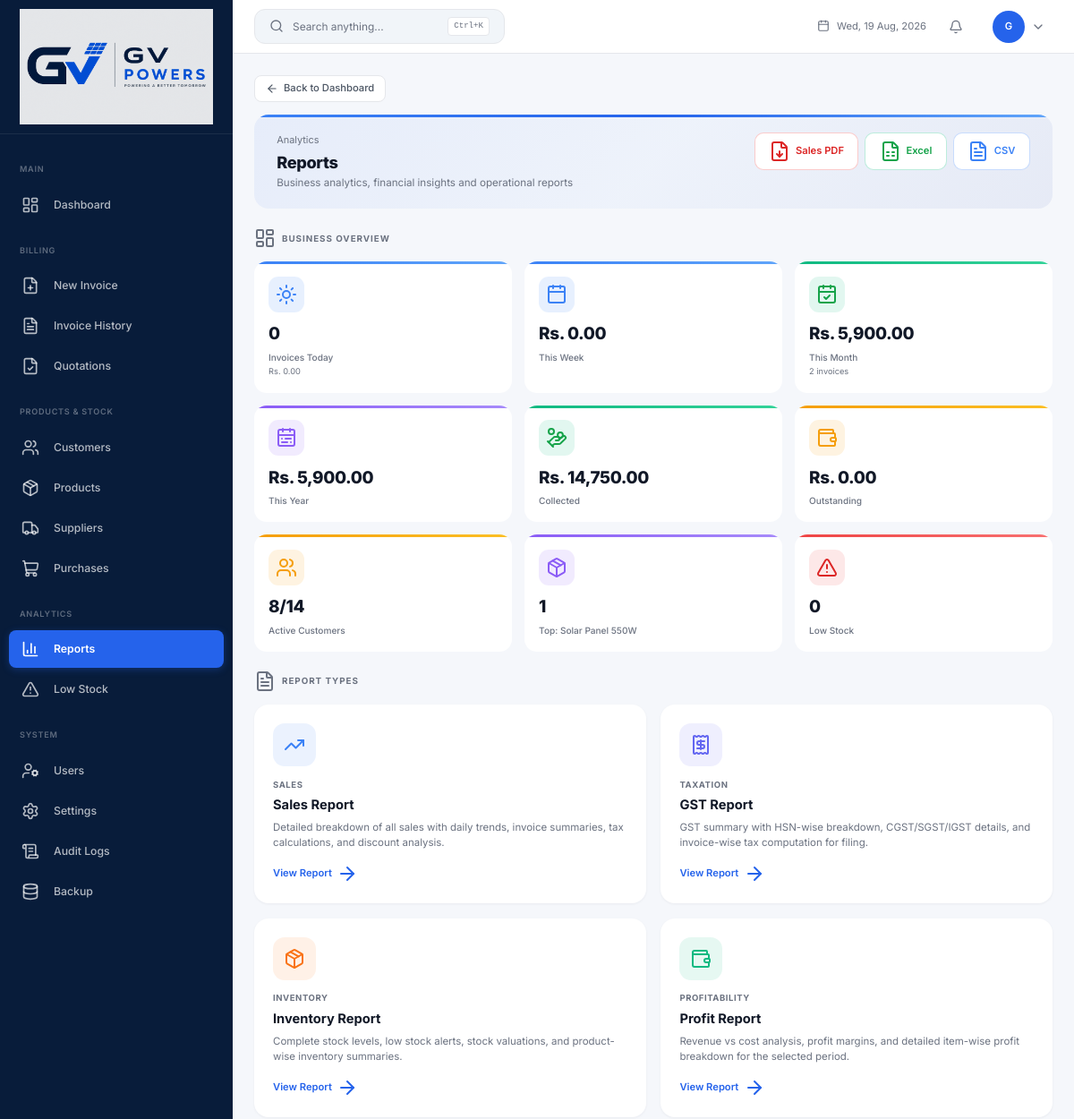
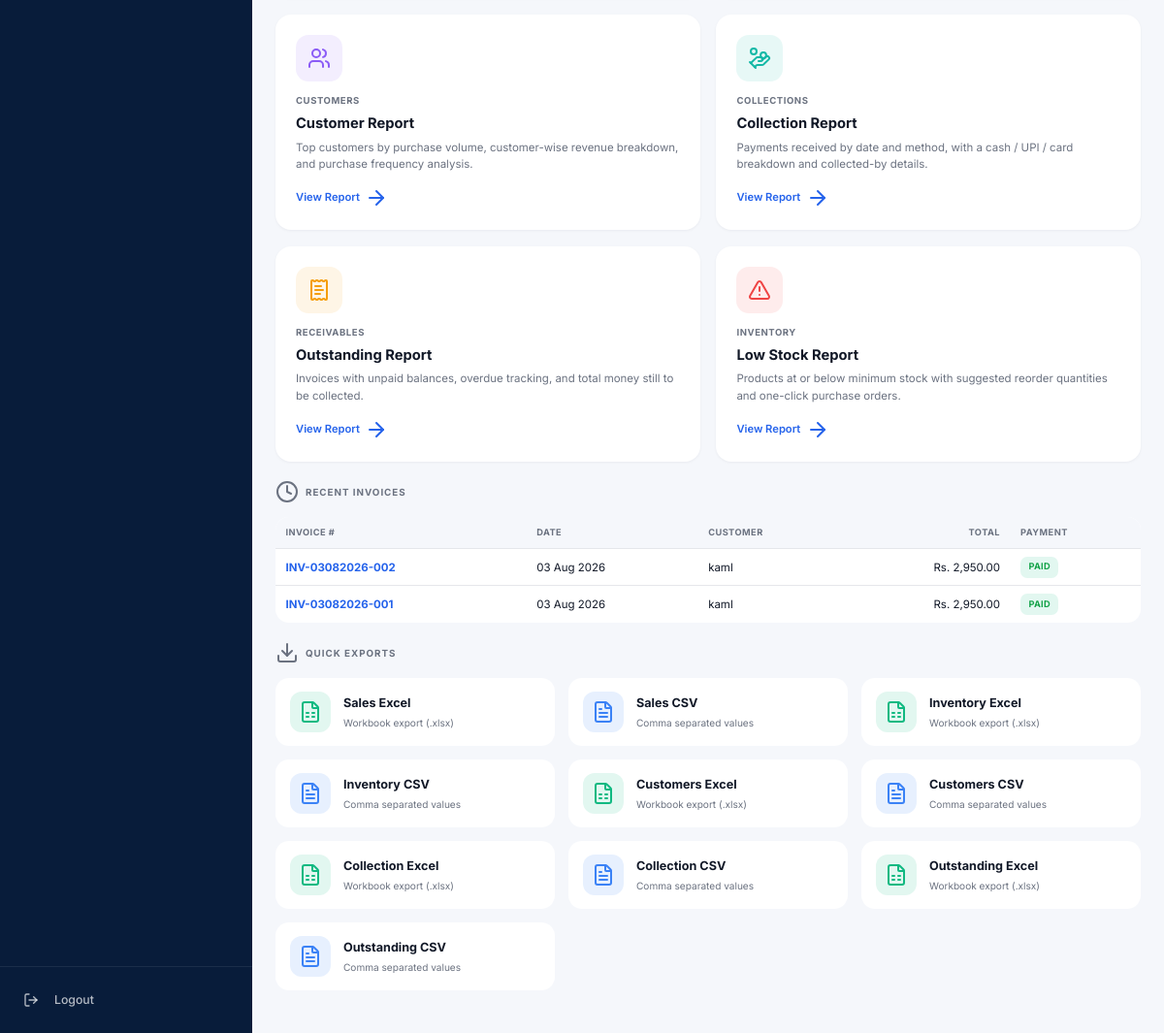
The app's page /reports (signed in), older data (2 pictures, top to bottom).
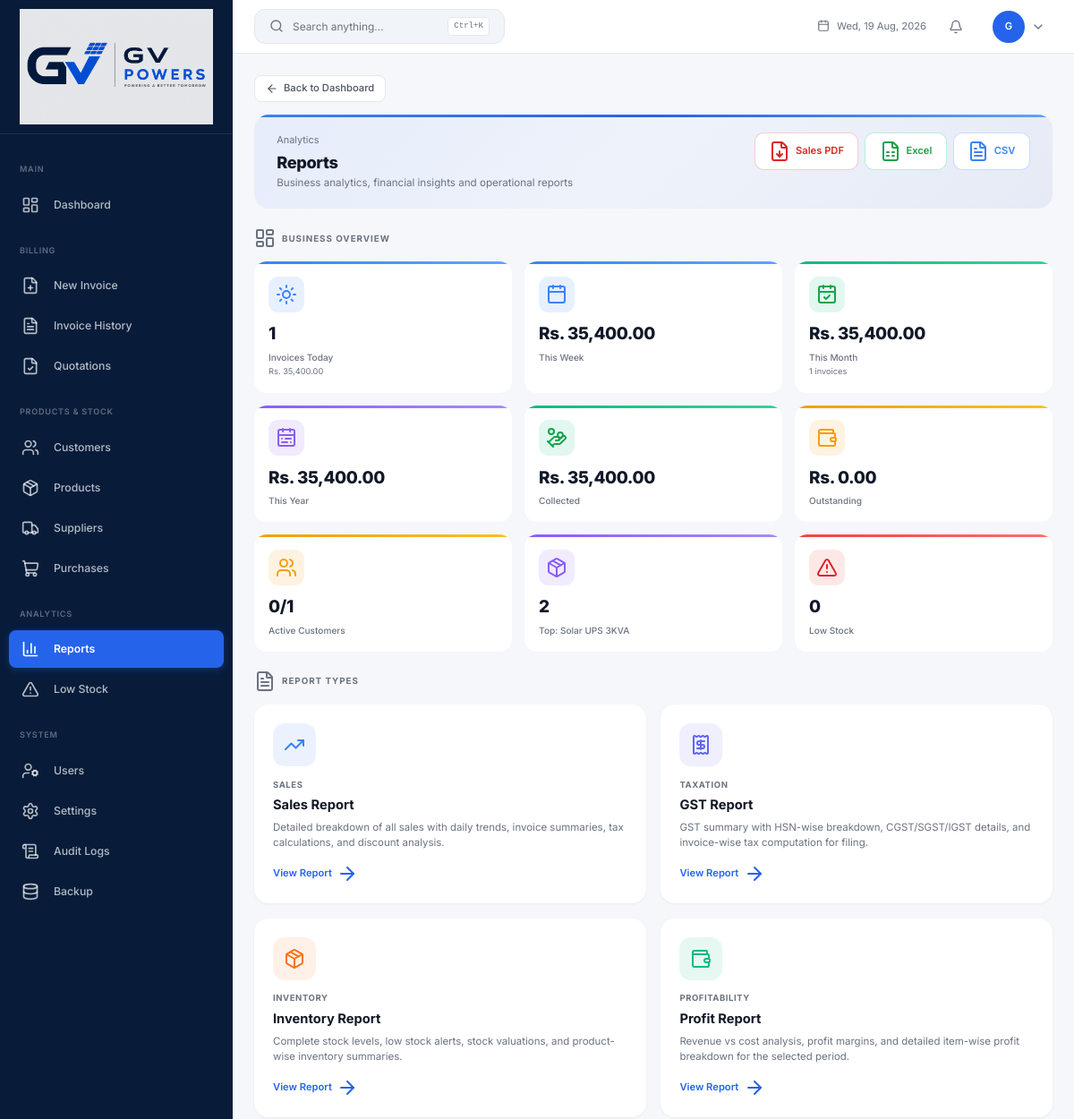
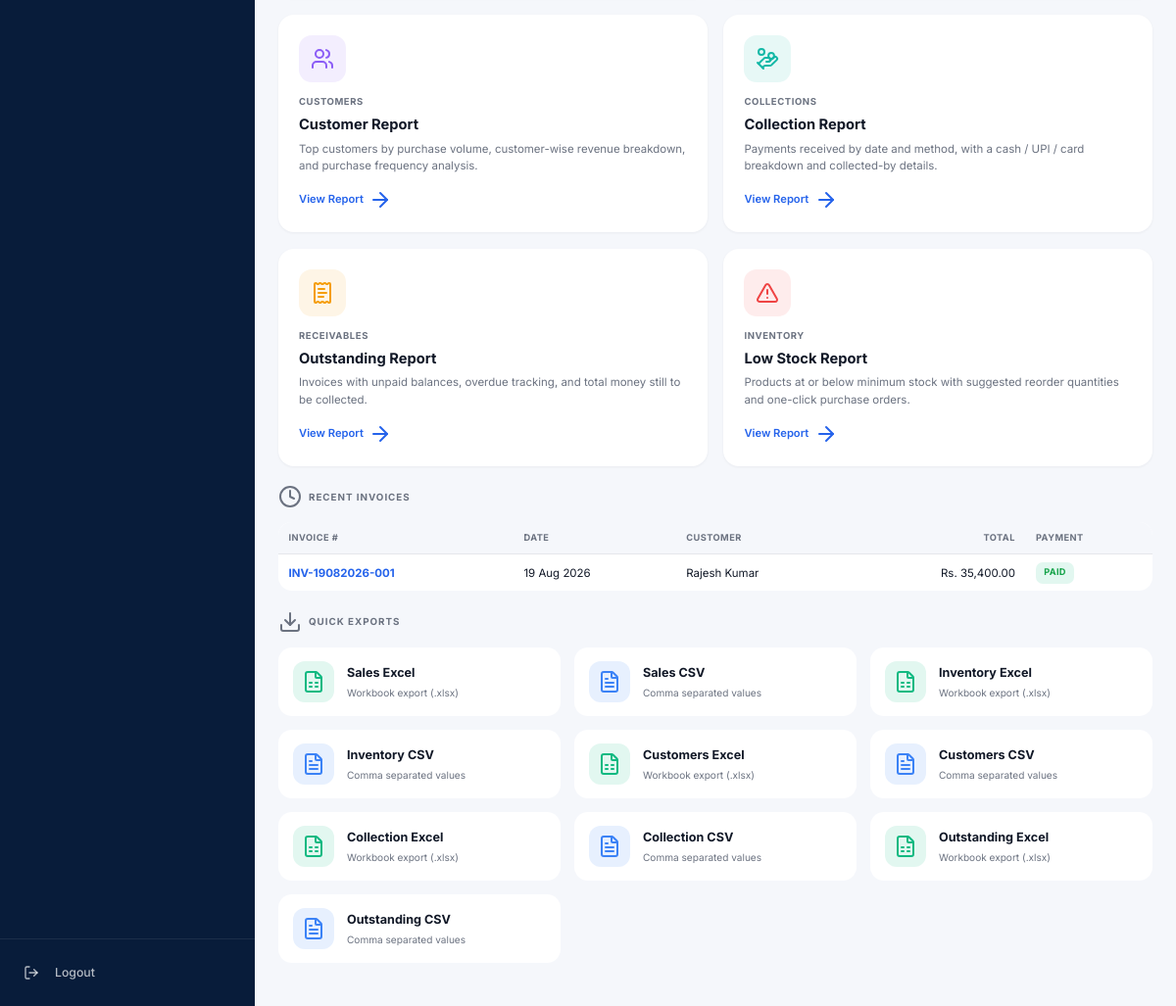
The same page, newer data (2 pictures, top to bottom).
### app.py (models this page shows, shortened)
class InvoiceItem(db.Model):
    __tablename__ = 'invoice_items'
    id = db.Column(db.Integer, primary_key=True)
    invoice_id = db.Column(db.Integer, db.ForeignKey('invoices.id'), nullable=False)
    product_id = db.Column(db.Integer, db.ForeignKey('products.id'))
    product_name = db.Column(db.String(120))
    hsn = db.Column(db.String(10))
    qty = db.Column(db.Integer, default=1)
    unit = db.Column(db.String(20), default='pcs')
    price = db.Column(db.Numeric(12, 2), default=0)
    discount = db.Column(db.Numeric(5, 2), default=0)
    gst_rate = db.Column(db.Numeric(5, 2), default=18)
    taxable_value = db.Column(db.Numeric(12, 2), default=0)
    cgst = db.Column(db.Numeric(12, 2), default=0)
    sgst = db.Column(db.Numeric(12, 2), default=0)
    igst = db.Column(db.Numeric(12, 2), default=0)
    total = db.Column(db.Numeric(12, 2), default=0)

class Invoice(db.Model):
    __tablename__ = 'invoices'
    id = db.Column(db.Integer, primary_key=True)
    invoice_number = db.Column(db.String(30), unique=True, nullable=False)
    customer_id = db.Column(db.Integer, db.ForeignKey('customers.id'))
    customer_name = db.Column(db.String(120))
    customer_mobile = db.Column(db.String(20))
    customer_email = db.Column(db.String(120))
    customer_address = db.Column(db.Text)
    customer_gstin = db.Column(db.String(15))
    customer_state = db.Column(db.String(50))
    customer_state_code = db.Column(db.Integer)
    invoice_date = db.Column(db.Date, nullable=False)
    due_date = db.Column(db.Date)
    subtotal = db.Column(db.Numeric(12, 2), default=0)
    total_discount = db.Column(db.Numeric(12, 2), default=0)
    total_taxable = db.Column(db.Numeric(12, 2), default=0)
    total_cgst = db.Column(db.Numeric(12, 2), default=0)
    total_sgst = db.Column(db.Numeric(12, 2), default=0)
    total_igst = db.Column(db.Numeric(12, 2), default=0)
    round_off = db.Column(db.Numeric(12, 2), default=0)
    grand_total = db.Column(db.Numeric(12, 2), default=0)
    amount_paid = db.Column(db.Numeric(12, 2), default=0)
    balance_due = db.Column(db.Numeric(12, 2), default=0)
    payment_method = db.Column(db.String(30))
    status = db.Column(db.String(20), default='draft')
    payment_status = db.Column(db.String(20), default='due')
    is_intra_state = db.Column(db.Boolean, default=True)
    notes = db.Column(db.Text)
    terms = db.Column(db.Text)
    created_by = db.Column(db.Integer, db.ForeignKey('users.id'))
    created_at = db.Column(db.DateTime, default=datetime.utcnow)
    updated_at = db.Column(db.DateTime, default=datetime.utcnow, onupdate=datetime.utcnow)
    items = db.relationship('InvoiceItem', backref='invoice', lazy=True, cascade='all, delete-orphan')
    payments = db.relationship('Payment', backref='invoice', lazy=True, cascade='all, delete-orphan')
    creator = db.relationship('User', backref='created_invoices')
    quotation_id = db.Column(db.Integer, db.ForeignKey('quotations.id'), unique=True, nullable=True)
    quotation = db.relationship('Quotation', foreign_keys=[quotation_id],
                                backref=db.backref('converted_invoices', lazy=True))

### app.py (the view)
@app.route('/reports')
@login_required
def reports_page():
    if not current_user.is_admin:
        abort(403)
    today = date.today()
    week_start = today - timedelta(days=today.weekday())
    month_start = date(today.year, today.month, 1)
    year_start = date(today.year, 1, 1)
    def _sum(sd, ed):
        return _money(db.session.query(func.coalesce(func.sum(Invoice.grand_total), 0)).filter(
            Invoice.invoice_date >= sd, Invoice.invoice_date <= ed, Invoice.status != 'cancelled').scalar())
    def _cnt(sd, ed):
        return db.session.query(func.count(Invoice.id)).filter(
            Invoice.invoice_date >= sd, Invoice.invoice_date <= ed, Invoice.status != 'cancelled').scalar() or 0
    total_rev = _money(db.session.query(func.coalesce(func.sum(Invoice.grand_total), 0)).filter(Invoice.status != 'cancelled').scalar())
    paid = _money(db.session.query(func.coalesce(func.sum(Invoice.amount_paid), 0)).filter(Invoice.status != 'cancelled').scalar())
    outstanding = _money(db.session.query(func.coalesce(func.sum(Invoice.grand_total - Invoice.amount_paid), 0)).filter(
        Invoice.status != 'cancelled', Invoice.grand_total > Invoice.amount_paid).scalar())
    cancelled = _money(db.session.query(func.coalesce(func.sum(Invoice.grand_total), 0)).filter(Invoice.status == 'cancelled').scalar())
    top_row = db.session.query(InvoiceItem.product_name, func.sum(InvoiceItem.qty)).join(
        Invoice, Invoice.id == InvoiceItem.invoice_id).filter(Invoice.status != 'cancelled').group_by(
        InvoiceItem.product_name).order_by(desc(func.sum(InvoiceItem.qty))).first()
    stats = {
        'today_sales': _sum(today, today), 'week_sales': _sum(week_start, today),
        'month_sales': _sum(month_start, today), 'year_sales': _sum(year_start, today),
        'total_revenue': total_rev, 'paid_amount': paid, 'outstanding': outstanding, 'cancelled_amount': cancelled,
        'today_invoices': _cnt(today, today), 'month_invoices': _cnt(month_start, today),
        'recent_invoice_count': _cnt(today - timedelta(days=30), today),
        'total_customers': Customer.query.count(), 'active_customers': Customer.query.filter(Customer.invoice_count > 0).count(),
        'total_products': Product.query.filter(Product.is_active == True).count(),
        'low_stock_count': Product.query.filter(Product.stock_quantity <= Product.min_stock, Product.stock_quantity > 0, Product.is_active == True).count(),
        'out_of_stock_count': Product.query.filter(Product.stock_quantity == 0, Product.is_active == True).count(),
        'top_product': {'name': top_row[0], 'qty': int(top_row[1] or 0)} if top_row else None,
    }
    stats['recent_invoices'] = Invoice.query.order_by(desc(Invoice.invoice_date), desc(Invoice.id)).limit(8).all()
    return render_template('reports/reports.html', stats=stats, today=today)

### app.py (called while the page is built)
def login_required(f):
    @wraps(f)
    def decorated(*args, **kwargs):
        if not current_user.is_authenticated: flash('Please log in.', 'warning'); return redirect(url_for('login'))
        return f(*args, **kwargs)
    return decorated

@app.before_request
def enforce_role_permissions():
    if not current_user.is_authenticated:
        return
    if current_user.is_admin:
        return
    ep = request.endpoint or ''
    if ep in SALES_ENDPOINTS or ep.startswith('static'):
        return
    flash('You do not have permission to access this page.', 'danger')
    return redirect(url_for('dashboard'))

def _money(v):
    try: return float(v or 0)
    except (TypeError, ValueError): return 0.0

    @property
    def is_admin(self): return self.role == 'admin'

### templates/reports/reports.html (shortened to what the changed rows need)
{% extends "layouts/admin_layout.html" %}
{% block head %}
<link rel="stylesheet" href="{{ url_for('static', filename='css/reports.css') }}?v=3">
{% endblock %}
{% block content %}
<div class="rpt-wrapper rpt-page">
  <div class="rpt-stats">
    <div class="rpt-stat blue"><div class="rpt-stat-row"><span class="rpt-stat-ico blue"><i data-lucide="sun"></i></span></div><div class="rpt-stat-value">{{ stats.today_invoices }}</div><div class="rpt-stat-label">Invoices Today</div><div class="rpt-stat-sub">{{ format_currency(stats.today_sales) }}</div></div>
    <div class="rpt-stat blue"><div class="rpt-stat-row"><span class="rpt-stat-ico blue"><i data-lucide="calendar"></i></span></div><div class="rpt-stat-value">{{ format_currency(stats.week_sales) }}</div><div class="rpt-stat-label">This Week</div></div>
    <div class="rpt-stat green"><div class="rpt-stat-row"><span class="rpt-stat-ico green"><i data-lucide="calendar-check"></i></span></div><div class="rpt-stat-value">{{ format_currency(stats.month_sales) }}</div><div class="rpt-stat-label">This Month</div><div class="rpt-stat-sub">{{ stats.month_invoices }} invoices</div></div>
    <div class="rpt-stat purple"><div class="rpt-stat-row"><span class="rpt-stat-ico purple"><i data-lucide="calendar-range"></i></span></div><div class="rpt-stat-value">{{ format_currency(stats.year_sales) }}</div><div class="rpt-stat-label">This Year</div></div>
    <div class="rpt-stat green"><div class="rpt-stat-row"><span class="rpt-stat-ico green"><i data-lucide="hand-coins"></i></span></div><div class="rpt-stat-value">{{ format_currency(stats.paid_amount) }}</div><div class="rpt-stat-label">Collected</div></div>
    <div class="rpt-stat amber"><div class="rpt-stat-row"><span class="rpt-stat-ico amber"><i data-lucide="users"></i></span></div><div class="rpt-stat-value">{{ stats.active_customers }}/{{ stats.total_customers }}</div><div class="rpt-stat-label">Active Customers</div></div>
    {% if stats.top_product %}<div class="rpt-stat purple"><div class="rpt-stat-row"><span class="rpt-stat-ico purple"><i data-lucide="package"></i></span></div><div class="rpt-stat-value">{{ stats.top_product.qty }}</div><div class="rpt-stat-label">Top: {{ stats.top_product.name }}</div></div>{% endif %}
  </div>
  <div class="rpt-card">
    <div class="rpt-scroll no-h"><table class="rpt-table">
      <thead><tr><th>Invoice #</th><th>Date</th><th>Customer</th><th class="tar">Total</th><th>Payment</th></tr></thead>
      <tbody>
      {% for inv in stats.recent_invoices %}
      <tr><td><a href="{{ url_for('view_invoice', iid=inv.id) }}" class="rpt-strong" style="color:var(--erp-primary);text-decoration:none">{{ inv.invoice_number }}</a></td><td>{{ inv.invoice_date.strftime('%d %b %Y') if inv.invoice_date else '' }}</td><td>{{ inv.customer_name or 'Walk-in' }}</td><td class="tar">{{ format_currency(inv.grand_total or 0) }}</td><td>{% if inv.status=='cancelled' %}<span class="rpt-badge gray">Cancelled</span>{% elif (inv.grand_total or 0) <= (inv.amount_paid or 0) %}<span class="rpt-badge green">Paid</span>{% else %}<span class="rpt-badge amber">Partial</span>{% endif %}</td></tr>
      {% else %}<tr class="empty-row"><td colspan="5">No recent invoices.</td></tr>{% endfor %}
      </tbody></table></div>
  </div>
</div>
{% endblock %}

Row changes from the older to the newer data that the page shows:
removed Invoice: invoice_number "INV-03082026-002", invoice_date "03 Aug 2026", customer_name "kaml", grand_total "Rs. 2,950.00", status "PAID"
changed InvoiceItem: top_product.name "Solar Panel 550W" → "Solar UPS 3KVA"
changed Invoice: invoice_number "INV-03082026-001" → "INV-19082026-001"; invoice_date "03 Aug 2026" → "19 Aug 2026"; customer_name "kaml" → "Rajesh Kumar"; grand_total "Rs. 2,950.00" → "Rs. 35,400.00"
Text that changed along with them:
{{ stats.today_invoices }}: "0" → "1"
{{ stats.month_invoices }}: "2" → "1"
{{ stats.active_customers }}: "8" → "0"
{{ stats.total_customers }}: "14" → "1"
{{ stats.top_product.qty }}: "1" → "2"
text no longer shown: "Rs. 0.00 Rs. 0.00 Rs. 5,900.00 Rs. 5,900.00 Rs. 14,750.00"
text now shown: "Rs. 35,400.00 Rs. 35,400.00 Rs. 35,400.00 Rs. 35,400.00 Rs. 35,400.00"
